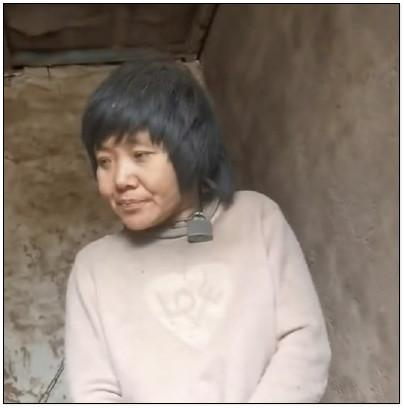
#> input picture theone.jpg, 404 x 408 px
$ python pixelate.py ../theone.jpg
#> lines starting #> are read from the running program, lines starting #| are printed output that depends on the picture
import numpy as np
import cv2
import argparse
import matplotlib.pyplot as plt

SIZE = 8 #set the default size to be 8
path = ""

def fill_rect(r, c, k, val):
#This function will fill rectangle of SIZE * SIZE with given value
    for i in range(r, r + SIZE):
        for j in range(c, c + SIZE):
            img[i][j][k] = val

def convert():
#This function will iterate each SIZEth Pixel
    print('Now Converting Image...')
    for i in range(0, row - SIZE, SIZE):
        for j in range(0, col - SIZE, SIZE):
            for k in range(DEPTH):
                fill_rect(i, j, k, img[i][j][k])

if __name__ == "__main__":
#Parser for parsing command line arguments.
    parser = argparse.ArgumentParser(description = "This is a simple python program to pixelate provided image.")
    parser.add_argument('file', action = "store", help = 'Path of the input image.')
    parser.add_argument('-size', action = "store", default = 8, type = int, help = 'SIZE (Intensity) of pixeling.')
    parser.add_argument('-grey', action = "store_true", default = False, help = 'Option to convert an image to greyscale.')
    args = parser.parse_args()

    path = args.file
    img = cv2.imread(path)
#> img is the input picture: shape (408, 404, 3); mean B, G, R 119.3, 129.7, 142.4
    img  = np.asarray(img)
    row = img.shape[0]
#> row = 408
    col = img.shape[1]
#> col = 404
    DEPTH = img.shape[2]
#> DEPTH = 3
    print('Recieved Image with Shape:',img.shape)
#| Recieved Image with Shape: (408, 404, 3)

    SIZE = args.size

    if(args.grey):
    #This converts image to greyscale
        print('Converting Image to greyscale (if it is not already greyscale)...')
        img = cv2.cvtColor(img, cv2.COLOR_BGR2GRAY)
        img = np.reshape(img, (img.shape[0], img.shape[1], 1))
        DEPTH = 1
        print('Now shape of the Image is:',img.shape)

    convert()

    plt.axis("off")
    plt.tight_layout()
    plt.imshow(cv2.cvtColor(img, cv2.COLOR_BGR2RGB))
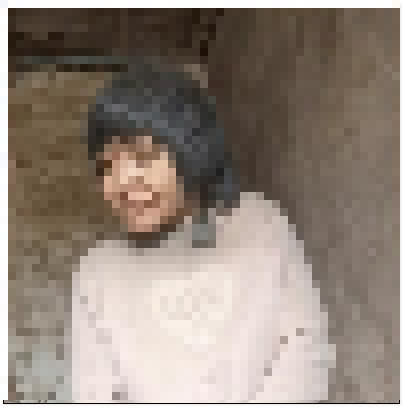
#> img: shape (408, 404, 3); mean B, G, R 122.9, 133.1, 145.7
    plt.plot()
    plt.show()
    choice = input('Save ? <y/n>: ')
#> the answer given: out.png
    if(choice =="Y" or choice == "y"):
        plt.imsave(input('Enter Name for for file: ')+'.jpg', cv2.cvtColor(img, cv2.COLOR_BGR2RGB))
